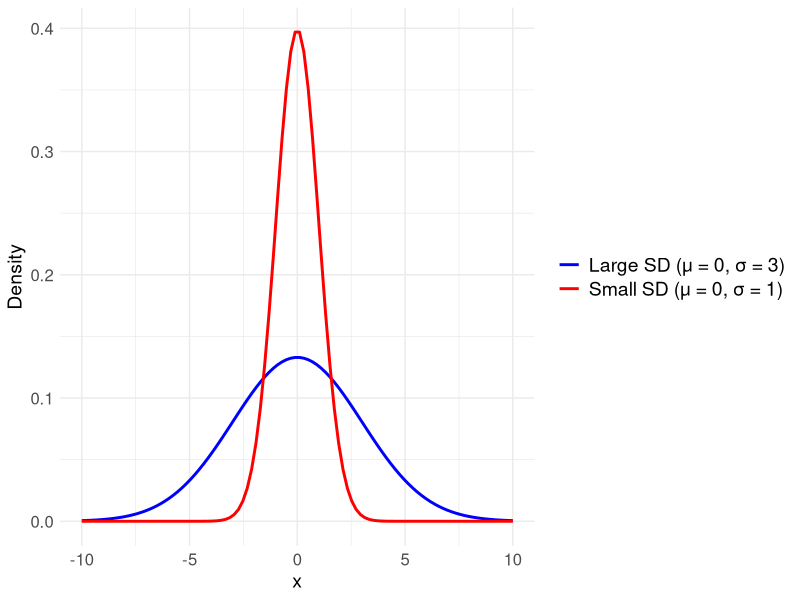
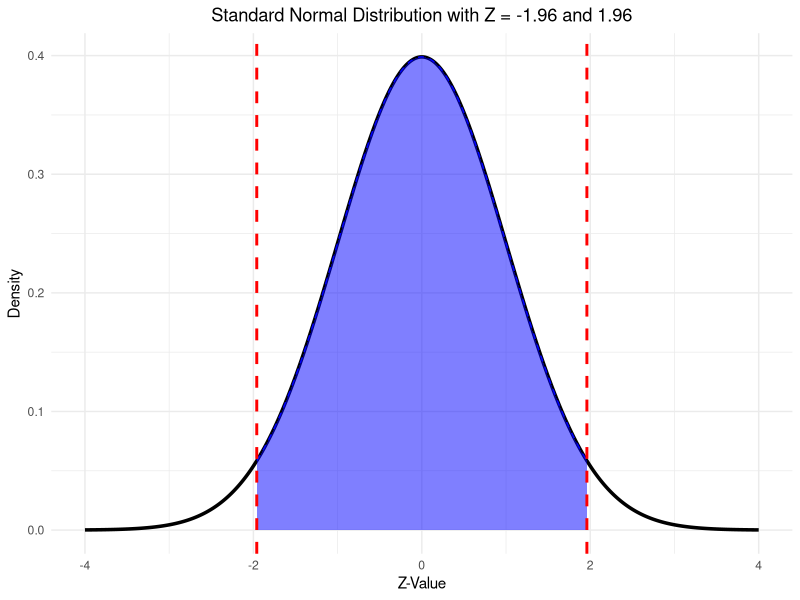
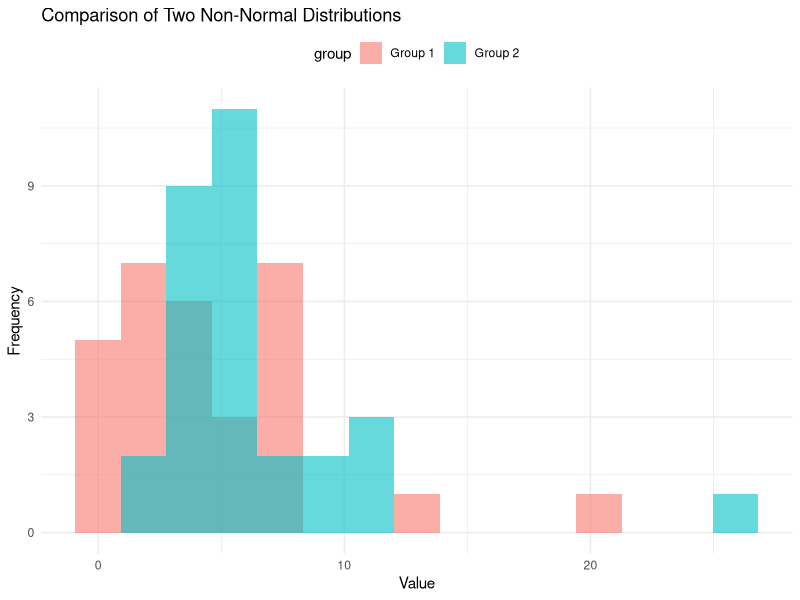

Recreate these plots in R, in order.
## ---- chunk 1
#| label: fig-normal-distribution
#| fig-cap: Comparison of Normal Distributions with Different Variances
#| 
library(ggplot2)

library(ggplot2)

x <- seq(-10, 10, length = 100)
y_small_sd <- dnorm(x, mean = 0, sd = 1)
y_large_sd <- dnorm(x, mean = 0, sd = 3)

df <- data.frame(
  x = rep(x, 2),
  y = c(y_small_sd, y_large_sd),
  Group = factor(rep(c("Small SD (μ = 0, σ = 1)", "Large SD (μ = 0, σ = 3)"), each = length(x)))
)

ggplot(df, aes(x = x, y = y, color = Group)) +
  geom_line(size = 1) +
  theme_minimal() +
  labs(x = "x", y = "Density") +
  scale_color_manual(values = c("blue", "red")) +
  theme(
    axis.title.x = element_text(size = 14),
    axis.title.y = element_text(size = 14),
    axis.text.x = element_text(size = 12),
    axis.text.y = element_text(size = 12),
    legend.text = element_text(size = 14),
    legend.title = element_blank()
  )

## ---- chunk 2
#| label: fig-standard-normal-distribution
#| fig-cap: Standard Normal Distributions with Z-value
#| 


# x 값 설정 (표준정규분포 범위)
x <- seq(-4, 4, length = 1000)

# 표준정규분포의 확률밀도함수
y <- dnorm(x)

# 데이터프레임으로 정리
df <- data.frame(x = x, y = y)

# ggplot으로 그래프 그리기
p <- ggplot(df, aes(x = x, y = y)) +
  geom_line(size = 1.2) +  # 표준정규분포 곡선
  geom_area(data = subset(df, x >= -1.96 & x <= 1.96), 
            aes(y = y), fill = "blue", alpha = 0.5, color = "blue", linetype = "dashed") +  # 빗살무늬 영역
  geom_vline(xintercept = c(-1.96, 1.96), linetype = "dashed", color = "red", size = 1) +  # z = -1.96, 1.96 수직선
  theme_minimal() +
  labs(title = "Standard Normal Distribution with Z = -1.96 and 1.96",
       x = "Z-Value", y = "Density") +
  theme(plot.title = element_text(hjust = 0.5))

# 그래프 출력
print(p)

## ---- chunk 3

# 예시 데이터
data <- c(5.2, 4.9, 6.3, 5.8, 5.4, 5.7, 5.1)

# 단일 표본 t-검정
t.test(data, mu = 5.5)
## ---- chunk 4
# 예시 데이터
group1 <- c(6.1, 5.9, 6.3, 6.5, 6.0)
group2 <- c(5.8, 5.7, 5.9, 6.0, 5.6)

# 독립 표본 t-검정
t.test(group1, group2)
## ---- chunk 5
# 분산이 같다고 가정한 t-검정
t.test(group1, group2, var.equal = TRUE)
## ---- chunk 6
# 예시 데이터
before <- c(5.5, 5.7, 5.8, 5.9, 5.6)
after <- c(6.0, 5.8, 6.2, 6.1, 6.0)

# 대응 표본 t-검정
t.test(before, after, paired = TRUE)
## ---- chunk 7
# 결과 예시
t.test(group1, group2)
## ---- chunk 8
# 두 그룹의 데이터 생성
group1 <- c(6.1, 5.9, 6.3, 6.5, 6.0)
group2 <- c(5.8, 5.7, 5.9, 6.0, 5.6)

# Welch t-검정 수행
result <- t.test(group1, group2)

# 결과 출력
print(result)
## ---- chunk 9
# 필요한 패키지 로드
library(ggplot2)

# 정규분포를 따르지 않는 두 그룹 데이터 생성
set.seed(123)
group1 <- rexp(30, rate = 0.2)  # 지수분포
group2 <- rexp(30, rate = 0.3) + 2  # 다른 지수분포 + 상수로 이동

# t-검정 수행
t_test_result <- t.test(group1, group2)
t_test_p_value <- t_test_result$p.value

# Mann-Whitney U 검정 수행
u_test_result <- wilcox.test(group1, group2)
u_test_p_value <- u_test_result$p.value

# 결과 출력
cat("t-검정 p-값:", t_test_p_value, "\n")
cat("Mann-Whitney U 검정 p-값:", u_test_p_value, "\n")

# 두 그룹의 분포를 히스토그램으로 시각화
df <- data.frame(
  value = c(group1, group2),
  group = factor(c(rep("Group 1", 30), rep("Group 2", 30)))
)

p <- ggplot(df, aes(x = value, fill = group)) +
  geom_histogram(position = "identity", alpha = 0.6, bins = 15) +
  theme_minimal() +
  labs(title = "Comparison of Two Non-Normal Distributions",
       x = "Value", y = "Frequency") +
  theme(legend.position = "top")

# 그래프 출력
print(p)

